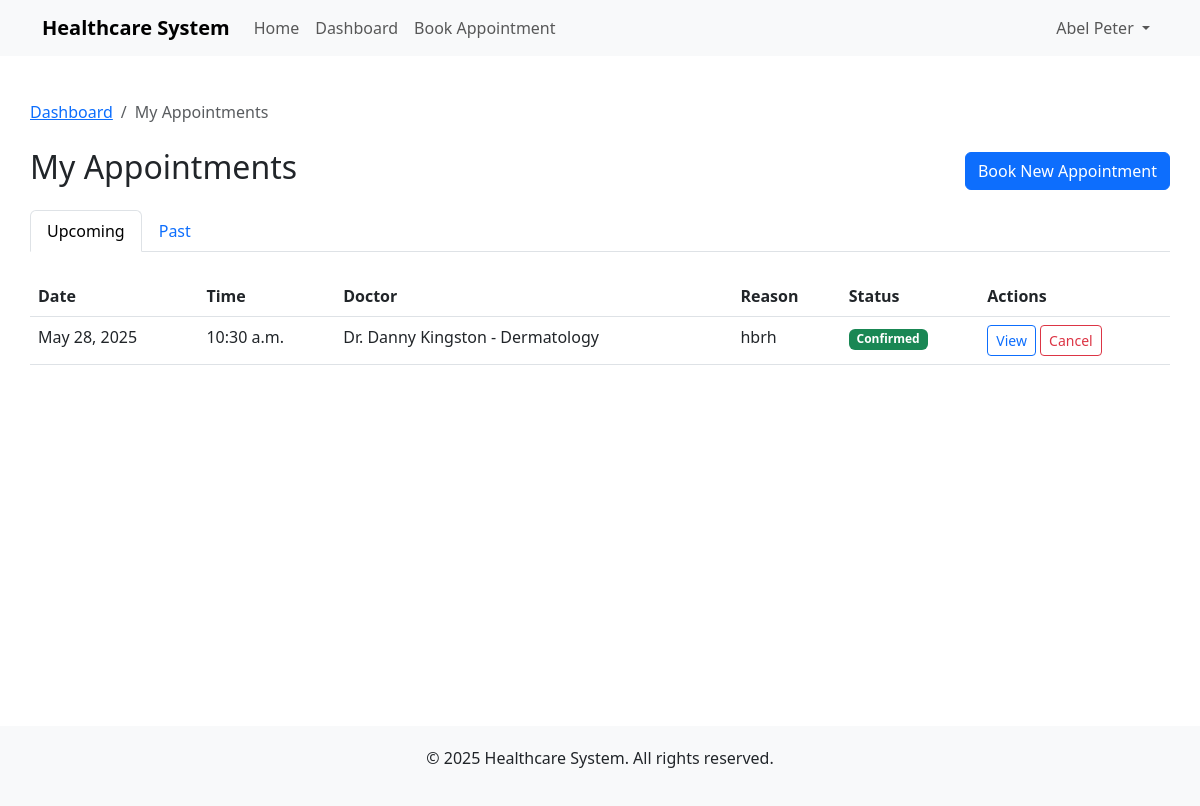
The page /appointments/list/ (signed in) on the database as committed earlier.
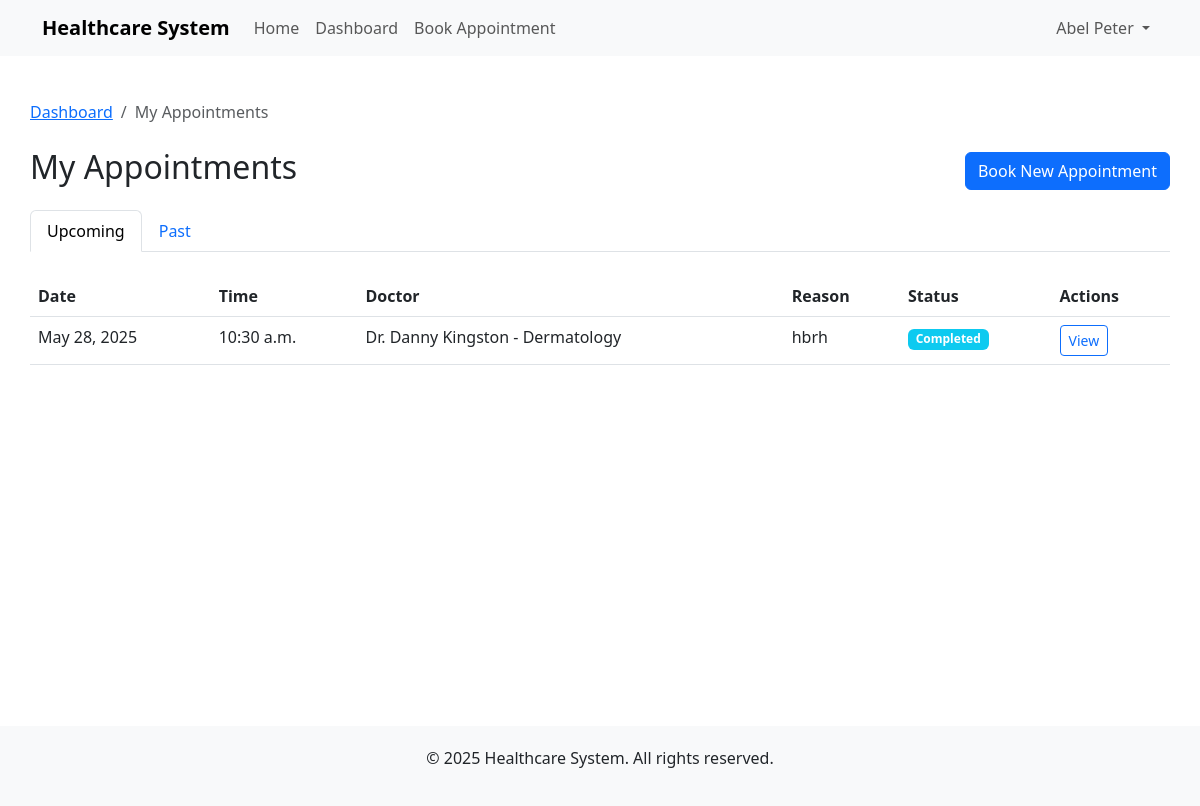
The same page on the database as committed later.
### appointments/models.py (models this page shows, shortened)
class Appointment(models.Model):
    STATUS_CHOICES = [
        ('SCHEDULED', 'Scheduled'),
        ('CONFIRMED', 'Confirmed'),
        ('COMPLETED', 'Completed'),
        ('CANCELLED', 'Cancelled'),
        ('NO_SHOW', 'No Show'),
    ]
    patient = models.ForeignKey(Patient, on_delete=models.CASCADE, related_name='appointments')
    doctor = models.ForeignKey(Doctor, on_delete=models.CASCADE, related_name='appointments')
    appointment_date = models.DateField()
    appointment_time = models.TimeField()
    status = models.CharField(max_length=10, choices=STATUS_CHOICES, default='SCHEDULED')
    reason = models.TextField()
    notes = models.TextField(blank=True)
    created_at = models.DateTimeField(auto_now_add=True)
    updated_at = models.DateTimeField(auto_now=True)
    class Meta:
        unique_together = ['doctor', 'appointment_date', 'appointment_time']
        ordering = ['appointment_date', 'appointment_time']

### doctors/models.py (models this page shows)
class Doctor(models.Model):
    SPECIALIZATIONS = [
        ('CARDIO', 'Cardiology'),
        ('DERMA', 'Dermatology'),
        ('NEURO', 'Neurology'),
        ('ORTHO', 'Orthopedics'),
        ('PEDIA', 'Pediatrics'),
        ('RADIO', 'Radiology'),
        ('GENERAL', 'General Practice'),
    ]
    user = models.OneToOneField(User, on_delete=models.CASCADE)
    specialization = models.CharField(max_length=10, choices=SPECIALIZATIONS)
    license_number = models.CharField(max_length=50, unique=True)
    phone_regex = RegexValidator(regex=r'^\+?1?\d{9,15}$')
    phone_number = models.CharField(validators=[phone_regex], max_length=17)
    years_of_experience = models.PositiveIntegerField(default=1)
    consultation_fee = models.DecimalField(max_digits=8, decimal_places=2, default=0)
    bio = models.TextField(blank=True)
    created_at = models.DateTimeField(auto_now_add=True)
    updated_at = models.DateTimeField(auto_now=True)
    def __str__(self):
        return f"Dr. {self.user.first_name} {self.user.last_name} - {self.get_specialization_display()}"
    class Meta:
        ordering = ['user__last_name', 'user__first_name']

### appointments/views.py (the view)
# urls.py: path('list/', views.appointment_list, name='appointment_list'),
@login_required
def appointment_list(request):
    if hasattr(request.user, 'patient'):
        patient = request.user.patient
        upcoming_appointments = Appointment.objects.filter(
            patient=patient,
            appointment_date__gte=timezone.now().date()
        ).order_by('appointment_date', 'appointment_time')
        past_appointments = Appointment.objects.filter(
            patient=patient,
            appointment_date__lt=timezone.now().date()
        ).order_by('-appointment_date', '-appointment_time')
        context = {
            'upcoming_appointments': upcoming_appointments,
            'past_appointments': past_appointments,
        }
        return render(request, 'appointments/patient_list.html', context)
    elif hasattr(request.user, 'doctor'):
        return redirect('doctor_appointments')
    else:
        messages.error(request, "You don't have a patient or doctor profile.")
        return redirect('home')

### templates/appointments/patient_list.html (shortened to what the changed rows need)
{% extends 'base.html' %}
{% block content %}
<div class="row mt-2">
    <div class="col-md-12">
        <div class="d-flex justify-content-between align-items-center mb-3">
            <h2>My Appointments</h2>
        </div>
        <div class="tab-content" id="appointmentTabsContent">
            <div class="tab-pane fade show active" id="upcoming" role="tabpanel" aria-labelledby="upcoming-tab">
                {% if upcoming_appointments %}
                    <div class="table-responsive">
                        <table class="table table-hover">
                            <thead>
                                <tr>
                                    <th>Date</th>
                                    <th>Time</th>
                                    <th>Doctor</th>
                                    <th>Reason</th>
                                    <th>Status</th>
                                    <th>Actions</th>
                                </tr>
                            </thead>
                            <tbody>
                                {% for appointment in upcoming_appointments %}
                                <tr>
                                    <td>{{ appointment.appointment_date }}</td>
                                    <td>{{ appointment.appointment_time }}</td>
                                    <td>{{ appointment.doctor }}</td>
                                    <td>{{ appointment.reason|truncatechars:30 }}</td>
                                    <td>
                                        <span class="badge {% if appointment.status == 'CONFIRMED' %}bg-success{% elif appointment.status == 'SCHEDULED' %}bg-warning{% elif appointment.status == 'COMPLETED' %}bg-info{% elif appointment.status == 'CANCELLED' %}bg-danger{% else %}bg-secondary{% endif %}">
                                            {{ appointment.get_status_display }}
                                        </span>
                                    </td>
                                    <td>
                                        <a href="{% url 'appointment_detail' appointment.id %}" class="btn btn-sm btn-outline-primary">View</a>
                                        {% if appointment.status == 'SCHEDULED' or appointment.status == 'CONFIRMED' %}
                                        <a href="{% url 'cancel_appointment' appointment.id %}" class="btn btn-sm btn-outline-danger" onclick="return confirm('Are you sure you want to cancel this appointment?')">Cancel</a>
                                        {% endif %}
                                    </td>
                                </tr>
                                {% endfor %}
                            </tbody>
                        </table>
                    </div>
                {% else %}
                    <div class="alert alert-info">
                        You don't have any upcoming appointments. <a href="{% url 'book_appointment' %}">Book an appointment</a> to get started.
                    </div>
                {% endif %}
            </div>
        </div>
    </div>
</div>
{% endblock %}

Rows that differ between the two databases and show on the page:
changed Appointment "hbrh": status "Confirmed" → "Completed"; no longer shows "Cancel"
